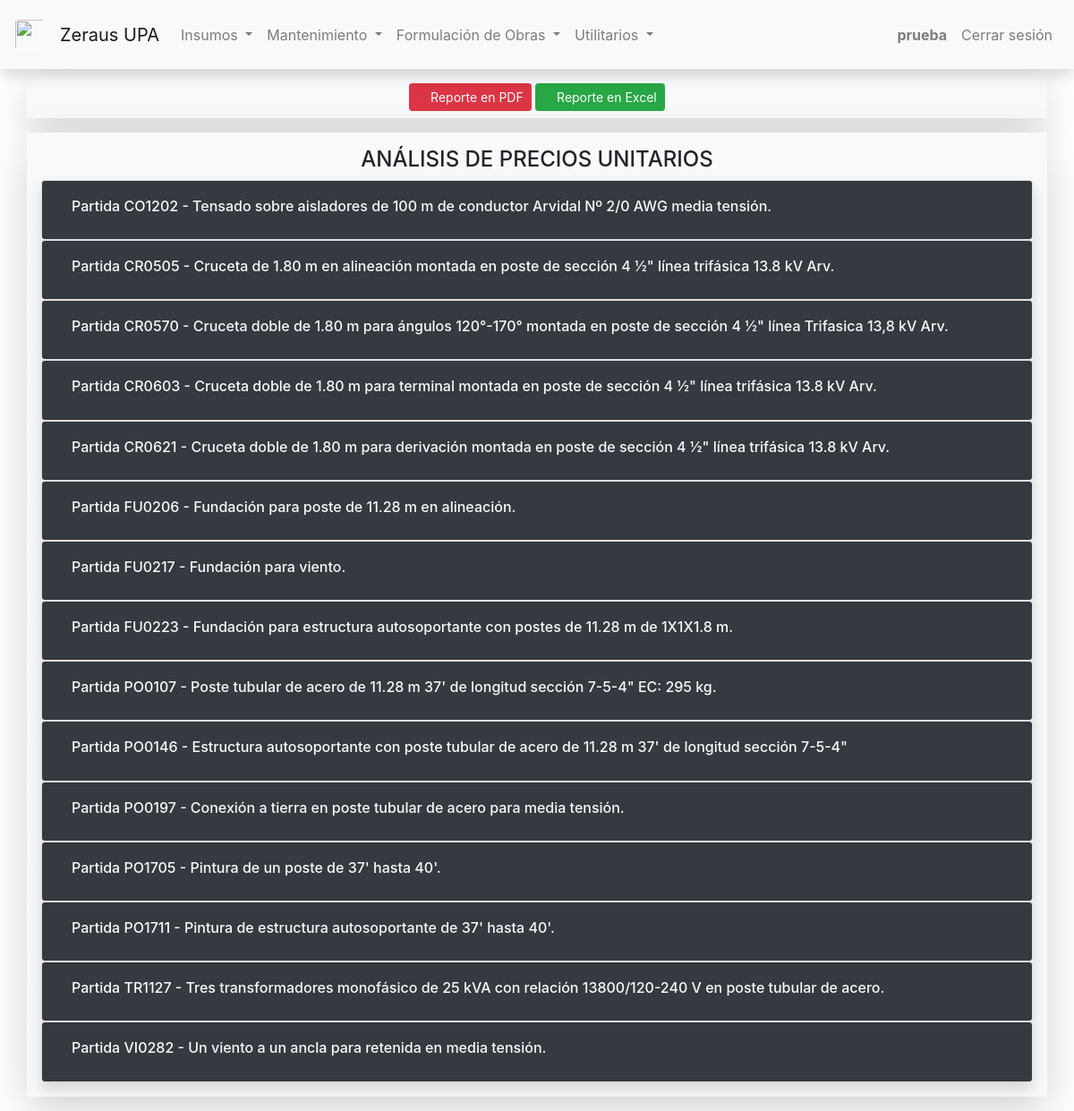
The page /reporte/apu/AM19012 (signed in) on the database its author committed.
### app/models.py (models this page shows, shortened)
class User(AbstractUser):
	def getType(self):
		if self.is_superuser:
		    return "2"
		else:
		    return "1"

class Partidas(models.Model):
	codigo = models.CharField(max_length=6, primary_key=True)
	nombre = models.CharField(max_length=115, default="", blank=True)
	descripcion = models.TextField(default="", blank=True)
	unidad = models.CharField(max_length=6, default="", blank=True)
	rendimiento = models.FloatField(default=1, blank=True)
	materiales = models.ManyToManyField(Materiales, blank=True)
	equipos = models.ManyToManyField(Equipos, blank=True)
	personal = models.ManyToManyField(Personal, blank=True)
	def serialize(self):
		return {
			"codigo": self.codigo,
			"nombre": self.nombre,
			"descripcion": self.descripcion,
			"unidad": self.unidad,
			"rendimiento": self.rendimiento
		}
	class Meta:
		verbose_name = "Partida"
		verbose_name_plural = "Partidas"
		permissions = (
			("view_analisis", "Ver análisis de precio unitario"),
			("change_analisis", "Modificar análisis de precio unitario")
		)

### app/views.py (the view)
# urls.py: path("reporte/apu/<str:codigo>", views.reporte_apu, name="reporte_apu"),
def reporte_apu(request, codigo):
    if(request.user.has_perm("app.report_presupuesto")):
        try:
            obra = Obras.objects.get(codigo=codigo)
            area = obra.area
            partidas = []
            for partida in obra.partidas.all():
                partidas.append(partida.serialize())
            for p in partidas:
                partida = Partidas.objects.get(codigo=p["codigo"])
                p["materiales"] = [material.serialize() for material in partida.materiales.all()]
                p["materiales_total"] = 0
                for m in p["materiales"]:
                    material = Materiales.objects.get(codigo=m["codigo"])
                    m["cantidad"] = material.getCantidad(partida)
                    m["price"] = numberCurrencyFormat(material.getPriceBs(area))
                    m["price_total"] = numberCurrencyFormat(m["cantidad"] * currencyToFloat(m["price"]))
                    p["materiales_total"] = p["materiales_total"] + currencyToFloat(m["price_total"])
                p["materiales_total"] = numberCurrencyFormat(p["materiales_total"])
                p["materiales_unitario"] = p["materiales_total"]
                p["equipos"] = [equipo.serialize() for equipo in partida.equipos.all()]
                p["equipos_total"] = 0
                for e in p["equipos"]:
                    equipo = Equipos.objects.get(codigo=e["codigo"])
                    e["cantidad"] = equipo.getCantidad(partida)
                    e["price"] = numberCurrencyFormat(equipo.getPriceBs(area))
                    e["price_total"] = numberCurrencyFormat(e["cantidad"] * (currencyToFloat(e["price"]) * e["depreciacion"]))
                    p["equipos_total"] = p["equipos_total"] + currencyToFloat(e["price_total"])
                p["equipos_total"] = numberCurrencyFormat(p["equipos_total"])
                p["equipos_unitario"] = numberCurrencyFormat(currencyToFloat(p["equipos_total"]) / p["rendimiento"])
                p["personal"] = [personal.serialize() for personal in partida.personal.all()]
                p["personal_cant"] = 0
                p["personal_total"] = 0
                for pers in p["personal"]:
                    personal = Personal.objects.get(codigo=pers["codigo"])
                    pers["cantidad"] = personal.getCantidad(partida)
                    p["personal_cant"] = int(p["personal_cant"] + pers["cantidad"])
                    pers["price"] = numberCurrencyFormat(personal.getPriceBs(area))
                    pers["price_total"] = numberCurrencyFormat(pers["cantidad"] * currencyToFloat(pers["price"]))
                    p["personal_total"] = p["personal_total"] + currencyToFloat(pers["price_total"])
                p["personal_total"] = numberCurrencyFormat(p["personal_total"])
                p["personal_fcas"] = numberCurrencyFormat(currencyToFloat(p["personal_total"]) * (obra.fcas/100))
                p["personal_alimentacion"] = numberCurrencyFormat(obra.bono_alimentacion * p["personal_cant"])
                p["personal_total_fcas"] = numberCurrencyFormat(currencyToFloat(p["personal_total"]) + currencyToFloat(p["personal_fcas"]))
                p["personal_total_fcas_alimentacion"] = numberCurrencyFormat(currencyToFloat(p["personal_total_fcas"]) + currencyToFloat(p["personal_alimentacion"]))
                p["personal_unitario"] = numberCurrencyFormat(currencyToFloat(p["personal_total_fcas_alimentacion"]) / p["rendimiento"])
                p["costo_directo_unidad"] = numberCurrencyFormat(currencyToFloat(p["materiales_unitario"]) + currencyToFloat(p["equipos_unitario"]) + currencyToFloat(p["personal_unitario"]))
                p["f_administracion"] = numberCurrencyFormat(currencyToFloat(p["costo_directo_unidad"]) * (obra.f_administracion/100))
                p["costo_directo_unidad_administracion"] = numberCurrencyFormat(currencyToFloat(p["costo_directo_unidad"]) + currencyToFloat(p["f_administracion"]))
                p["f_utilidad"] = numberCurrencyFormat(currencyToFloat(p["costo_directo_unidad_administracion"]) * (obra.f_utilidad/100))
                p["costo_directo_unidad_administracion_utilidad"] = numberCurrencyFormat(currencyToFloat(p["costo_directo_unidad_administracion"]) + currencyToFloat(p["f_utilidad"]))
                p["unitario"] = p["costo_directo_unidad_administracion_utilidad"]
            return render(request, "app/reporte_apu.html", {
                "exists": True, "obra": obra, "partidas": partidas
            })
        except Obras.DoesNotExist:
            return render(request, "app/reporte_apu.html", {
                "exists": False
            })
    else:
        return HttpResponseRedirect(reverse("error_no_permission"))

### app/models.py (called while the page is built)
	def serialize(self):
		return {
			"codigo": self.codigo,
			"descripcion": self.descripcion,
			"unidad": self.unidad,
			"depreciacion": self.depreciacion,
			"precio": self.precio
		}

	def getPriceBs(self, area):
		return self.precio * area.tasa_dolar

	def getCantidad(self, partida):
		try:
			equipo_cantidad = CantidadEquipos.objects.get(equipo=self, partida=partida)
			return equipo_cantidad.cantidad
		except CantidadEquipos.DoesNotExist:
			return 0

	def serialize(self):
		return {
			"codigo": self.codigo,
			"descripcion": self.descripcion,
			"unidad": self.unidad,
			"desperdicio": self.desperdicio,
			"precio": self.precio
		}

	def getPriceBs(self, area):
		return self.precio * area.tasa_dolar

	def getCantidad(self, partida):
		try:
			material_cantidad = CantidadMateriales.objects.get(material=self, partida=partida)
			return material_cantidad.cantidad
		except CantidadMateriales.DoesNotExist:
			return 0

	def serialize(self):
		return {
			"codigo": self.codigo,
			"descripcion": self.descripcion,
			"unidad": self.unidad,
			"precio": self.precio
		}

	def getPriceBs(self, area):
		return self.precio * area.tasa_dolar

	def getCantidad(self, partida):
		try:
			personal_cantidad = CantidadPersonal.objects.get(personal=self, partida=partida)
			return personal_cantidad.cantidad
		except CantidadPersonal.DoesNotExist:
			return 0

### app/utils.py (called while the page is built)
def numberCurrencyFormat(number):
	thousands_separator = "."
	fractional_separator = ","
	currency = "{:,.2f}".format(number)
	if thousands_separator == ".":
		main_currency, fractional_currency = currency.split(".")[0], currency.split(".")[1]
		new_main_currency = main_currency.replace(",", ".")
		currency = new_main_currency + fractional_separator + fractional_currency
	return currency

def currencyToFloat(currency):
	return float(currency.replace(".", "").replace(",", "."))

### app/templates/app/reporte_apu.html (shortened to what this page needs)
{% extends "app/layout.html" %}
{% block body %}
    {% if exists == True  %}
        <div class="container bg-light p-2 my-2 shadow-lg">
            <center>
                <a class="btn btn-danger btn-sm" href="{% url 'pdf_apu' obra.codigo %}" target="_blank" role="button"><i class="bi bi-file-pdf"></i> Reporte en PDF</a>
                <a class="btn btn-success btn-sm" href="{% url 'excel_apu' obra.codigo %}" target="_blank" role="button"><i class="bi bi-file-excel"></i> Reporte en Excel</a>
            </center>
        </div>
        <div class="container bg-light p-3 my-3 shadow-lg">
            <center><h4>ANÁLISIS DE PRECIOS UNITARIOS</h4></center>
            {% for partida in partidas %}
                <div class="accordion shadow" id="accordionExample">
                    <div class="card">
                        <div class="card-header bg-dark">
                            <button class="btn text-light" type="button" data-toggle="collapse" data-target="#collapse_{{ partida.codigo }}" aria-expanded="true" aria-controls="collapseOne">
                                <h6>Partida {{ partida.codigo }} - {{ partida.descripcion }}</h6>
                            </button>
                        </div>
                    </div>
                </div>
            {% endfor %}
        </div>
    {% endif %}
{% endblock %}

### app/templates/app/layout.html (shortened to what this page needs)
{% load static %}
<!DOCTYPE html>
<html lang="es">
    <head>
        <link href="{% static 'app/bootstrap/css/bootstrap.min.css' %}" rel="stylesheet">
        <link href="{% static 'app/bootstrap-icons-1.5.0/bootstrap-icons.css' %}" rel="stylesheet">
        <link href="{% static 'app/jquery.dataTables.min.css' %}" rel="stylesheet">
        <link href="{% static 'app/buttons.dataTables.min.css' %}" rel="stylesheet">
        <link href="{% static 'app/styles.css' %}" rel="stylesheet">
    </head>
    <body>
        <nav class="navbar navbar-expand-lg navbar-light bg-light shadow p-3" id="nav-menu">
            <a class="navbar-brand" href="{% url 'index' %}">
                <img src="{% static 'app/images/zs-logo.png' %}" width="35" height="35" class="border border-white rounded">
                <a class="navbar-brand" href="{% url 'index' %}">Zeraus UPA</a>
            </a>
            <div class="collapse navbar-collapse" id="collapse_target">
                <ul class="navbar-nav mr-auto">
                    <li class="nav-item dropdown">
                        <a class="nav-link dropdown-toggle" href="#" id="navbarDropdownMenuInsumos" data-toggle="dropdown" aria-haspopup="true" aria-expanded="false">
                          Insumos
                        </a>
                    </li>
                    <li class="nav-item dropdown">
                        <a class="nav-link dropdown-toggle" href="#" id="navbarDropdownMenuMantenimiento" data-toggle="dropdown" aria-haspopup="true" aria-expanded="false">
                          Mantenimiento
                        </a>
                    </li>
                    <li class="nav-item dropdown">
                        <a class="nav-link dropdown-toggle" href="#" id="navbarDropdownMenuFormulacion" data-toggle="dropdown" aria-haspopup="true" aria-expanded="false">
                          Formulación de Obras
                        </a>
                    </li>
                    {% if user.is_superuser %}
                        <li class="nav-item dropdown">
                            <a class="nav-link dropdown-toggle" href="#" id="navbarDropdownMenuUtilitarios" data-toggle="dropdown" aria-haspopup="true" aria-expanded="false">
                                Utilitarios
                            </a>
                            <div class="dropdown-menu" aria-labelledby="navbarDropdownMenuUtilitarios">
                                <a class="dropdown-item" href="{% url 'perfil' %}">Ver perfil de usuario</a>
                                <div class="dropdown-divider"></div>
                                <a class="dropdown-item" href="{% url 'register' %}">Registrar nuevo usuario</a>
                                <a class="dropdown-item" href="{% url 'modificar_usuarios' %}">Modificar usuario</a>
                            </div>
                        </li>
                    {% else %}
                        <li class="nav-item dropdown">
                            <a class="nav-link dropdown-toggle" href="#" id="navbarDropdownMenuUtilitarios" data-toggle="dropdown" aria-haspopup="true" aria-expanded="false">
                                Utilitarios
                            </a>
                        </li>
                    {% endif %}
                </ul>
                <ul class="nav navbar-nav navbar-right">
                    {% if user.is_authenticated %}
                        <li class="nav-item">
                            <a class="nav-link" id="username" href="{% url 'index' %}"><strong>{{ user.username }}</strong></a>
                        </li>
                        <li class="nav-item">
                            <a class="nav-link" href="{% url 'logout' %}">Cerrar sesión</a>
                        </li>
                    {% else %}
                        <li class="nav-item">
                            <a class="nav-link" href="{% url 'login' %}">Iniciar sesión</a>
                        </li>
                    {% endif %}
                </ul>
            </div>
        </nav>
        <div class="body">
            {% block body %}
            {% endblock %}
        </div>
    </body>
</html>

### app/static/app/styles.css (style rules this page uses)
body { background: url('images/background-image.jpg') no-repeat center center fixed; -webkit-background-size: cover; -moz-background-size: cover; background-size: cover; -o-background-size: cover; }

### rows shown on the page
User: username "prueba"
Partidas: codigo "CO1202", descripcion "Tensado sobre aisladores de 100 m de conductor Arvidal Nº 2/0 AWG media tensión."
Partidas: codigo "CR0505", descripcion "Cruceta de 1.80 m en alineación montada en poste de sección 4 ½\" línea trifásica 13.8 kV Arv."
Partidas: codigo "CR0570", descripcion "Cruceta doble de 1.80 m para ángulos 120°-170° montada en poste de sección 4 ½\" línea Trifasica 13,8 kV Arv."
Partidas: codigo "CR0603", descripcion "Cruceta doble de 1.80 m para terminal montada en poste de sección 4 ½\" línea trifásica 13.8 kV Arv."
Partidas: codigo "CR0621", descripcion "Cruceta doble de 1.80 m para derivación montada en poste de sección 4 ½\" línea trifásica 13.8 kV Arv."
Partidas: codigo "FU0206", descripcion "Fundación para poste de 11.28 m en alineación."
Partidas: codigo "FU0217", descripcion "Fundación para viento."
Partidas: codigo "FU0223", descripcion "Fundación para estructura autosoportante con postes de 11.28 m de 1X1X1.8 m."
Partidas: codigo "PO0107", descripcion "Poste tubular de acero de 11.28 m 37' de longitud sección 7-5-4\" EC: 295 kg."
Partidas: codigo "PO0146", descripcion "Estructura autosoportante con poste tubular de acero de 11.28 m 37' de longitud sección 7-5-4\""
Partidas: codigo "PO0197", descripcion "Conexión a tierra en poste tubular de acero para media tensión."
Partidas: codigo "PO1705", descripcion "Pintura de un poste de 37' hasta 40'."
Partidas: codigo "PO1711", descripcion "Pintura de estructura autosoportante de 37' hasta 40'."
